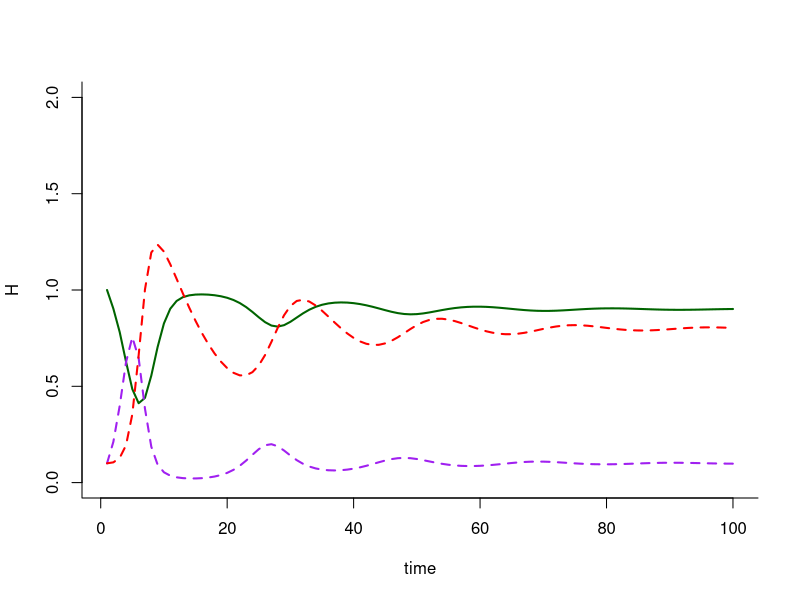

The R script that drew this image:


library(deSolve)

Pzom.hum <- function(t, y, p) {
  H <- y[1]
  Z <- y[2]
  S <- y[3]
  with(as.list(p), {
    dH.dt <- r * H*(1-H/k) - b * H * Z
    dZ.dt <- c * H * Z - m * Z -  d * Z * S
    dS.dt <- e * Z * S - n * S
    return(list(c(dH.dt, dZ.dt, dS.dt)))
  })
}

p <- c('r' = 1,
       'b' = 1,
       'c' = 1,
       'k' = 1,
       'm' = 0.1,
       'd' = 1,
       'e' = 1,
       'n' = 0.1)
y0 <- c('H' = 1, 'Z' = 0.1, 'S' = 0.1)
t <- 1:100

simP <- ode(y = y0, times = t, func = Pzom.hum, parms = p, method = 'lsoda')
simP <- as.data.frame(simP)

plot(H ~ time, data = simP, type = 'l', col = 'darkgreen', bty = 'l', lwd = 2, ylim = c(0,2))
points(Z ~ time, data = simP, type = 'l', col = 'purple', lty = 2, lwd = 2)
points(S ~ time, data = simP, type = 'l', col = 'red', lty = 2, lwd = 2)
